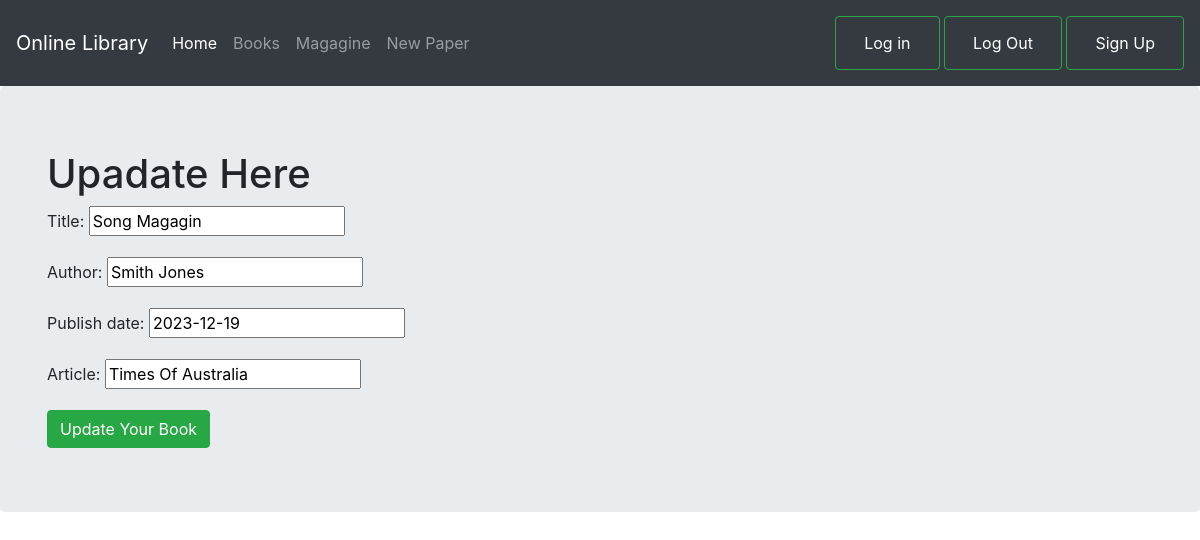
Page /updatemagagin/2 on the committed database.
### testapp/models.py (models this page shows)
class Magagin(models.Model):
    title=models.CharField(max_length=30)
    author=models.CharField(max_length=30)
    publish_date=models.DateField()
    article=models.CharField(max_length=30)

### testapp/views.py (the view)
# urls.py: path('updatemagagin/<int:id>', views.magaginupdate_view),
def magaginupdate_view(request,id):
    book=Magagin.objects.get(id=id)
    form=MagaginForm(instance=book)
    if request.POST:
        form=MagaginForm(request.POST,instance=book)
        if form.is_valid():
           form.save()
        return redirect('/magagin')
    return render(request,'testapp/magaginupdate.html',{'form':form})

### testapp/forms.py
class MagaginForm(forms.ModelForm):
    class Meta:
        model=Magagin
        fields='__all__'

### template/testapp/magaginupdate.html (shortened to what this page needs)
<!DOCTYPE html>
{% extends 'testapp/base.html' %}
{% block nav_block %}
<div class="jumbotron">
    <div class="container">
        <h1>Upadate Here</h1>
        <form action="" method="post">
            {{ form.as_p }}
            <input type="submit" value="Update Your Book" class="btn btn-success">
        </form>
    </div>
</div>
{% endblock %}

### rows in the picture
Magagin: title "Song Magagin", author "Smith Jones", publish_date "2023-12-19", article "Times Of Australia"
